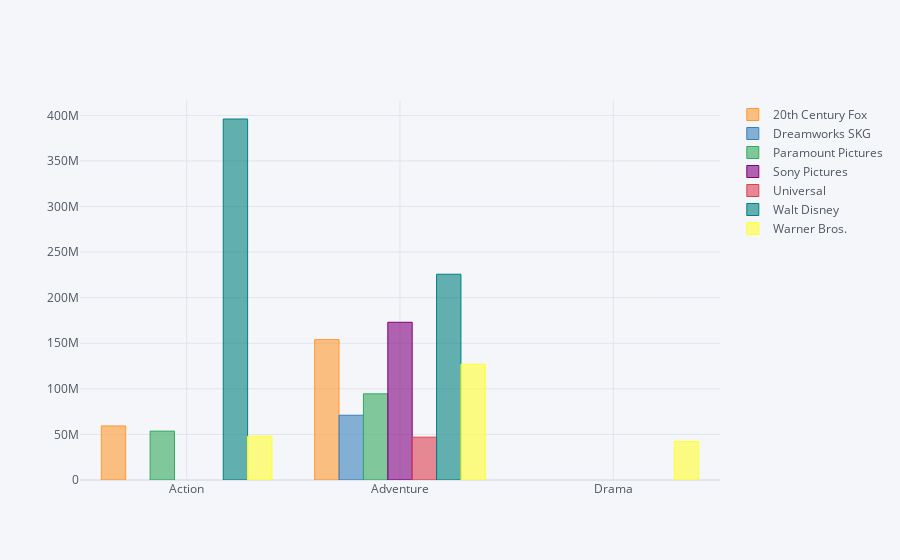

Notebook cell for this chart:
### Markdown cell above
DISTRIBUTOR, GENRE VS TICKETS SOLD

### Code cell
seventh_data = movies_data.groupby(by=['GENRE','DISTRIBUTOR'])['TICKETS SOLD'].sum().unstack().iplot(kind='bar')

### Figure 1 — Plotly figure (JSON) as saved in the notebook; plotly's stock layout.template omitted (floating-point values rounded to 4 significant figures)
{"data": [{"marker": {"color": "rgba(255, 153, 51, 0.6)", "line": {"color": "rgba(255, 153, 51, 1.0)", "width": 1}}, "name": "20th Century Fox", "orientation": "v", "text": "", "type": "bar", "x": ["Action", "Adventure", "Drama"], "y": [59324582, 154002004, ""]}, {"marker": {"color": "rgba(55, 128, 191, 0.6)", "line": {"color": "rgba(55, 128, 191, 1.0)", "width": 1}}, "name": "Dreamworks SKG", "orientation": "v", "text": "", "type": "bar", "x": ["Action", "Adventure", "Drama"], "y": ["", 71050925, ""]}, {"marker": {"color": "rgba(50, 171, 96, 0.6)", "line": {"color": "rgba(50, 171, 96, 1.0)", "width": 1}}, "name": "Paramount Pictures", "orientation": "v", "text": "", "type": "bar", "x": ["Action", "Adventure", "Drama"], "y": [53614916, 94524324, ""]}, {"marker": {"color": "rgba(128, 0, 128, 0.6)", "line": {"color": "rgba(128, 0, 128, 1.0)", "width": 1}}, "name": "Sony Pictures", "orientation": "v", "text": "", "type": "bar", "x": ["Action", "Adventure", "Drama"], "y": ["", 173006888, ""]}, {"marker": {"color": "rgba(219, 64, 82, 0.6)", "line": {"color": "rgba(219, 64, 82, 1.0)", "width": 1}}, "name": "Universal", "orientation": "v", "text": "", "type": "bar", "x": ["Action", "Adventure", "Drama"], "y": ["", 47006948, ""]}, {"marker": {"color": "rgba(0, 128, 128, 0.6)", "line": {"color": "rgba(0, 128, 128, 1.0)", "width": 1}}, "name": "Walt Disney", "orientation": "v", "text": "", "type": "bar", "x": ["Action", "Adventure", "Drama"], "y": [395996204, 225720858, ""]}, {"marker": {"color": "rgba(255, 255, 51, 0.6)", "line": {"color": "rgba(255, 255, 51, 1.0)", "width": 1}}, "name": "Warner Bros.", "orientation": "v", "text": "", "type": "bar", "x": ["Action", "Adventure", "Drama"], "y": [48046812, 127030640, 42306002]}], "layout": {"autosize": true, "legend": {"bgcolor": "#F5F6F9", "font": {"color": "#4D5663"}}, "paper_bgcolor": "#F5F6F9", "plot_bgcolor": "#F5F6F9", "title": {"font": {"color": "#4D5663"}}, "xaxis": {"autorange": true, "gridcolor": "#E1E5ED", "range": [-0.5, 2.5], "showgrid": true, "tickfont": {"color": "#4D5663"}, "title": {"font": {"color": "#4D5663"}, "text": ""}, "type": "category", "zerolinecolor": "#E1E5ED"}, "yaxis": {"autorange": true, "gridcolor": "#E1E5ED", "range": [0, 416800000.0], "showgrid": true, "tickfont": {"color": "#4D5663"}, "title": {"font": {"color": "#4D5663"}, "text": ""}, "type": "linear", "zerolinecolor": "#E1E5ED"}}}
